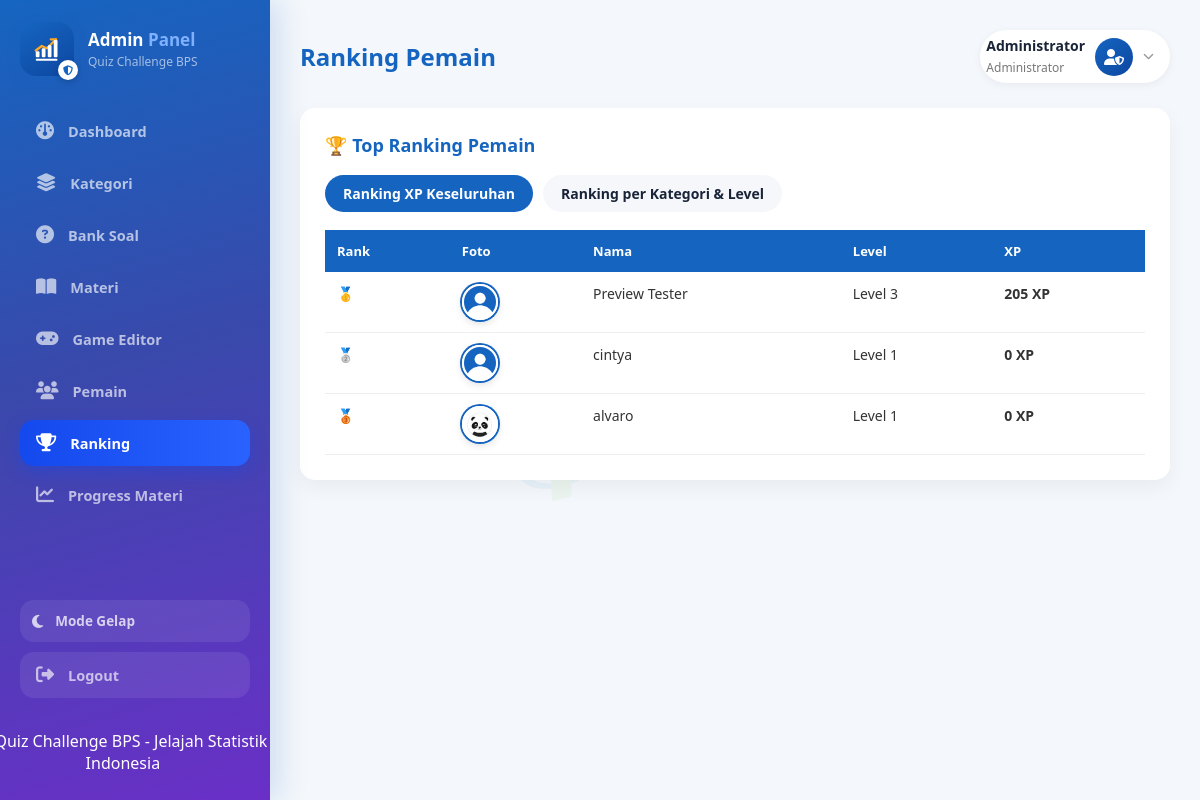
/admin/ranking.php (signed in), run on the app's committed database.
### tables this page shows
CREATE TABLE `users` (
  `id` int NOT NULL,
  `nama` varchar(100) NOT NULL,
  `email` varchar(100) NOT NULL,
  `password` varchar(255) NOT NULL,
  `foto` varchar(255) DEFAULT 'default.png',
  `level` int DEFAULT '1',
  `xp` int DEFAULT '0',
  `created_at` timestamp NULL DEFAULT CURRENT_TIMESTAMP
);

### admin/auth.php (called while the page is built, shortened)
<?php
require_once __DIR__ . "/../koneksi.php";
$admin_id = (int) $_SESSION['admin_id'];
$stmt = mysqli_prepare($conn, "SELECT * FROM admin WHERE id=?");
mysqli_stmt_bind_param($stmt, "i", $admin_id);
mysqli_stmt_execute($stmt);
$admin = mysqli_fetch_assoc(mysqli_stmt_get_result($stmt));
function e($str) {
    return htmlspecialchars((string) $str, ENT_QUOTES, 'UTF-8');
}

### admin/ranking.php (the view, shortened to what this page needs)
<?php
require_once "auth.php";
$rankMode = (isset($_GET['mode']) && $_GET['mode'] === 'level') ? 'level' : 'xp';
$levelPilihan = ['Mudah', 'Sedang', 'Sulit'];
$daftarKategoriRank = mysqli_query($conn, "SELECT id, nama FROM kategori ORDER BY nama");
$kategoriRankOptions = [];
while ($k = mysqli_fetch_assoc($daftarKategoriRank)) {
    $kategoriRankOptions[] = $k;
}
$filterKategoriRank = isset($_GET['kategori']) ? (int) $_GET['kategori'] : ($kategoriRankOptions[0]['id'] ?? 0);
$filterLevelRank = (isset($_GET['level']) && in_array($_GET['level'], $levelPilihan, true)) ? $_GET['level'] : 'Mudah';
if ($rankMode === 'level') {
    $stmt = mysqli_prepare($conn, "
        SELECT u.nama, u.foto, MAX(h.score) AS skor_terbaik
        FROM hasil_quiz h
        JOIN users u ON u.id = h.user_id
        WHERE h.kategori_id = ? AND h.level = ?
        GROUP BY h.user_id, u.nama, u.foto
        ORDER BY skor_terbaik DESC
        LIMIT 20
    ");
    mysqli_stmt_bind_param($stmt, "is", $filterKategoriRank, $filterLevelRank);
    mysqli_stmt_execute($stmt);
    $topRanking = mysqli_stmt_get_result($stmt);
} else {
    $topRanking = mysqli_query($conn, "SELECT nama, foto, xp, level FROM users ORDER BY xp DESC, level DESC LIMIT 20");
}
?>
<!DOCTYPE html>
<html lang="id">
<head>
<link rel="stylesheet" href="assets/admin.css?v=<?= filemtime(__DIR__ . "/assets/admin.css"); ?>">
<link rel="stylesheet"
href="https://cdnjs.cloudflare.com/ajax/libs/font-awesome/6.5.2/css/all.min.css">
</head>
<body>
<div class="admin-container">
<?php require __DIR__ . "/partials/nav.php"; ?>
<main class="admin-content">
<div class="page-watermark">
<div class="wm-inner">
<span>BPS</span>
</div>
</div>
<div class="admin-topbar">
<h1>Ranking Pemain</h1>
<?php require __DIR__ . "/partials/profile_widget.php"; ?>
</div>
<div class="admin-panel">
<h2>🏆 Top Ranking Pemain</h2>
<div class="admin-tabs">
<a href="ranking.php?mode=xp" class="<?= $rankMode === 'xp' ? 'active' : ''; ?>">Ranking XP Keseluruhan</a>
<a href="ranking.php?mode=level&kategori=<?= $filterKategoriRank; ?>&level=<?= urlencode($filterLevelRank); ?>" class="<?= $rankMode === 'level' ? 'active' : ''; ?>">Ranking per Kategori &amp; Level</a>
</div>
<table class="admin-table">
<thead>
<tr>
<th>Rank</th>
<th>Foto</th>
<th>Nama</th>
<?php if ($rankMode === 'level') { ?>
<th>Skor Terbaik</th>
<?php } else { ?>
<th>Level</th>
<th>XP</th>
<?php } ?>
</tr>
</thead>
<tbody>
<?php if (mysqli_num_rows($topRanking) == 0) { ?>
<tr><td colspan="<?= $rankMode === 'level' ? 4 : 5; ?>" style="text-align:center;">Belum ada data untuk ditampilkan.</td></tr>
<?php } else { $no = 1; while ($row = mysqli_fetch_assoc($topRanking)) { ?>
<tr>
<td>
<?php
if ($no == 1) { echo "🥇"; }
elseif ($no == 2) { echo "🥈"; }
elseif ($no == 3) { echo "🥉"; }
else { echo $no; }
?>
</td>
<td>
<img src="../pengguna/assets/img/<?= !empty($row['foto']) ? e($row['foto']) : 'default.png'; ?>" class="rank-photo">
</td>
<td><?= e($row['nama']); ?></td>
<?php if ($rankMode === 'level') { ?>
<td><strong><?= (int) $row['skor_terbaik']; ?></strong></td>
<?php } else { ?>
<td>Level <?= (int) $row['level']; ?></td>
<td><strong><?= (int) $row['xp']; ?> XP</strong></td>
<?php } ?>
</tr>
<?php $no++; } } ?>
</tbody>
</table>
</div>
</main>
</div>
</body>
</html>

### admin/partials/profile_widget.php (shortened to what this page needs)
<div class="admin-profile" id="adminProfileWrap">
<div class="admin-profile-info">
<h4><?= e($admin['nama']); ?></h4>
<span>Administrator</span>
</div>
<div class="admin-profile-avatar">
<i class="fa-solid fa-user-shield"></i>
</div>
<i class="fa-solid fa-chevron-down admin-profile-caret"></i>
</div>

### admin/assets/admin.css (style rules this page uses)
:root { --bg:#F4F7FB; --surface:#ffffff; --surface-alt:#F5F7FB; --text:#333333; --text-strong:#1a2438; --text-muted:#777777; --border:#eeeeee; --shadow-sm:rgba(0,0,0,.05); color-scheme:light; }
* { margin:0; padding:0; box-sizing:border-box; font-family:'Segoe UI',Poppins,sans-serif; }
body { background:var(--bg); color:var(--text); transition:background .2s ease,color .2s ease; }
a { text-decoration:none; color:inherit; }
.admin-container { display:flex; min-height:100vh; }
.admin-content { position:relative; margin-left:270px; width:calc(100% - 270px); padding:30px; }
.page-watermark { position:fixed; top:0; left:270px; right:0; bottom:0; display:flex; align-items:center; justify-content:center; overflow:hidden; pointer-events:none; z-index:-1; }
.page-watermark .wm-inner { display:flex; align-items:center; gap:18px; transform:rotate(-15deg); white-space:nowrap; opacity:.05; }
.page-watermark span { font-family:'Playfair Display',serif; font-weight:800; font-size:150px; color:#1565C0; letter-spacing:8px; }
.admin-topbar { display:flex; justify-content:space-between; align-items:center; margin-bottom:25px; }
.admin-topbar h1 { font-size:24px; color:#1565C0; }
.admin-topbar span { color:var(--text-muted); font-size:14px; }
.admin-profile { display:flex; align-items:center; gap:10px; position:relative; cursor:pointer; padding:6px 16px 6px 6px; border-radius:30px; background:var(--surface); box-shadow:0 2px 8px rgba(0,0,0,.06); }
.admin-profile-avatar { width:38px; height:38px; border-radius:50%; background:linear-gradient(135deg,#1565C0,#0D47A1); color:#fff; display:flex; align-items:center; justify-content:center; font-size:16px; flex-shrink:0; }
.admin-profile-info h4 { font-size:14px; color:var(--text-strong); }
.admin-profile-info span { font-size:12px; color:var(--text-muted); }
.admin-profile-caret { font-size:11px; color:#999; }
.admin-panel { background:var(--surface); padding:25px; border-radius:15px; box-shadow:0 8px 20px rgba(0,0,0,.05); margin-bottom:25px; }
.admin-panel h2 { color:#1565C0; margin-bottom:18px; font-size:18px; }
.admin-table { width:100%; border-collapse:collapse; margin-top:10px; }
.admin-table th { background:#1565C0; color:#fff; text-align:left; padding:12px; font-size:13px; }
.admin-table td { padding:12px; border-bottom:1px solid var(--border); font-size:14px; vertical-align:top; }
.admin-table .rank-photo { width:36px; height:36px; border-radius:50%; object-fit:cover; border:2px solid #fff; box-shadow:0 0 0 2px #1565C0, 0 3px 8px rgba(0,0,0,.15); display:block; }
.admin-tabs { display:flex; gap:10px; margin-bottom:18px; flex-wrap:wrap; }
.admin-tabs a { padding:9px 18px; border-radius:30px; background:var(--surface-alt); color:var(--text-strong); font-weight:600; font-size:14px; text-decoration:none; }
.admin-tabs a.active { background:#1565C0; color:#fff; }

### data on the page
users: foto (placeholder picture), nama "Preview Tester", level "3", xp "205"
users: foto (placeholder picture), nama "cintya", level "1", xp "0"
users: foto (picture), nama "alvaro", level "1", xp "0"

### other printed values
$admin['nama'] "Administrator"
